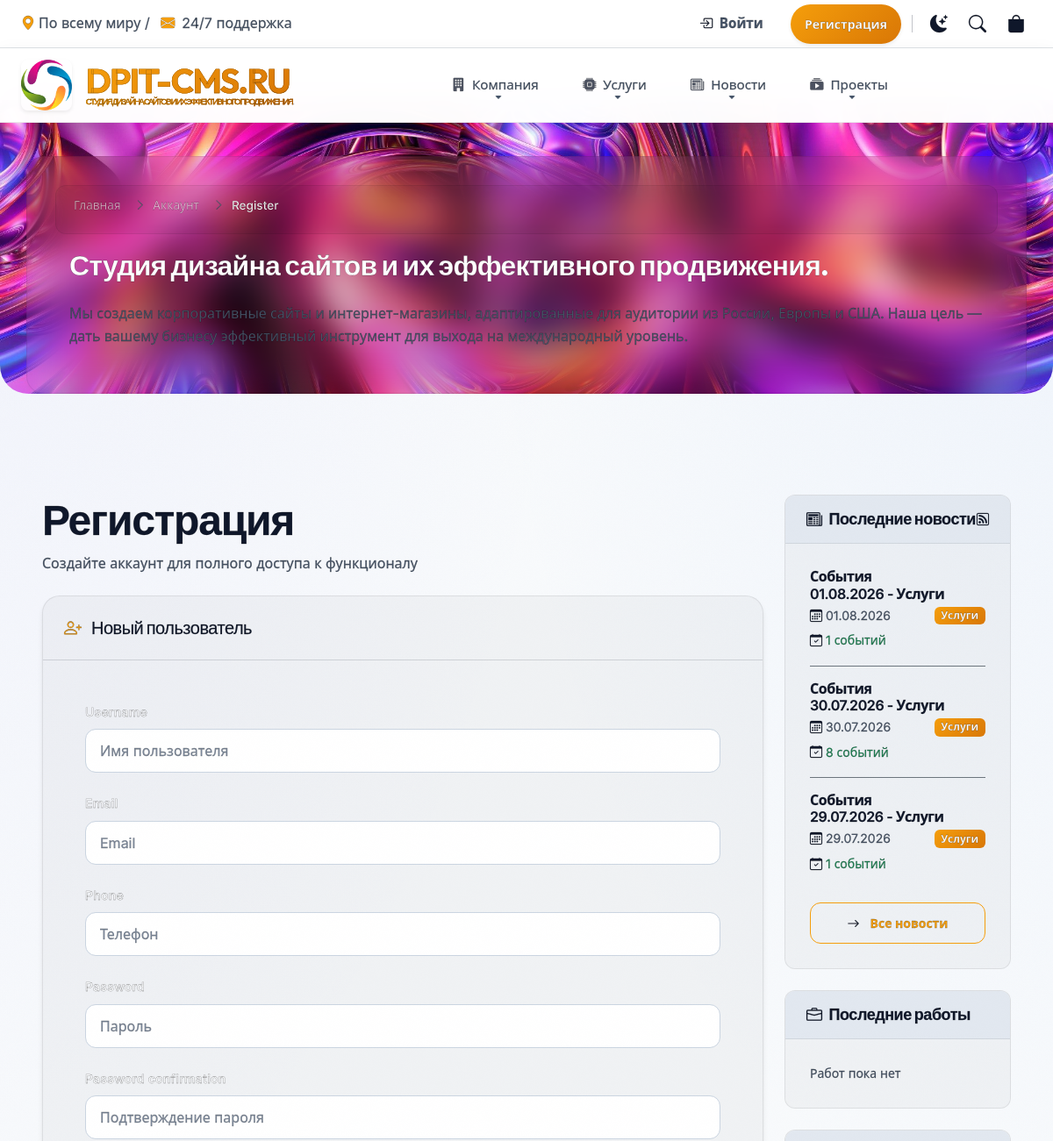
The page /accounts/register/ (upper part) on the database as committed earlier.
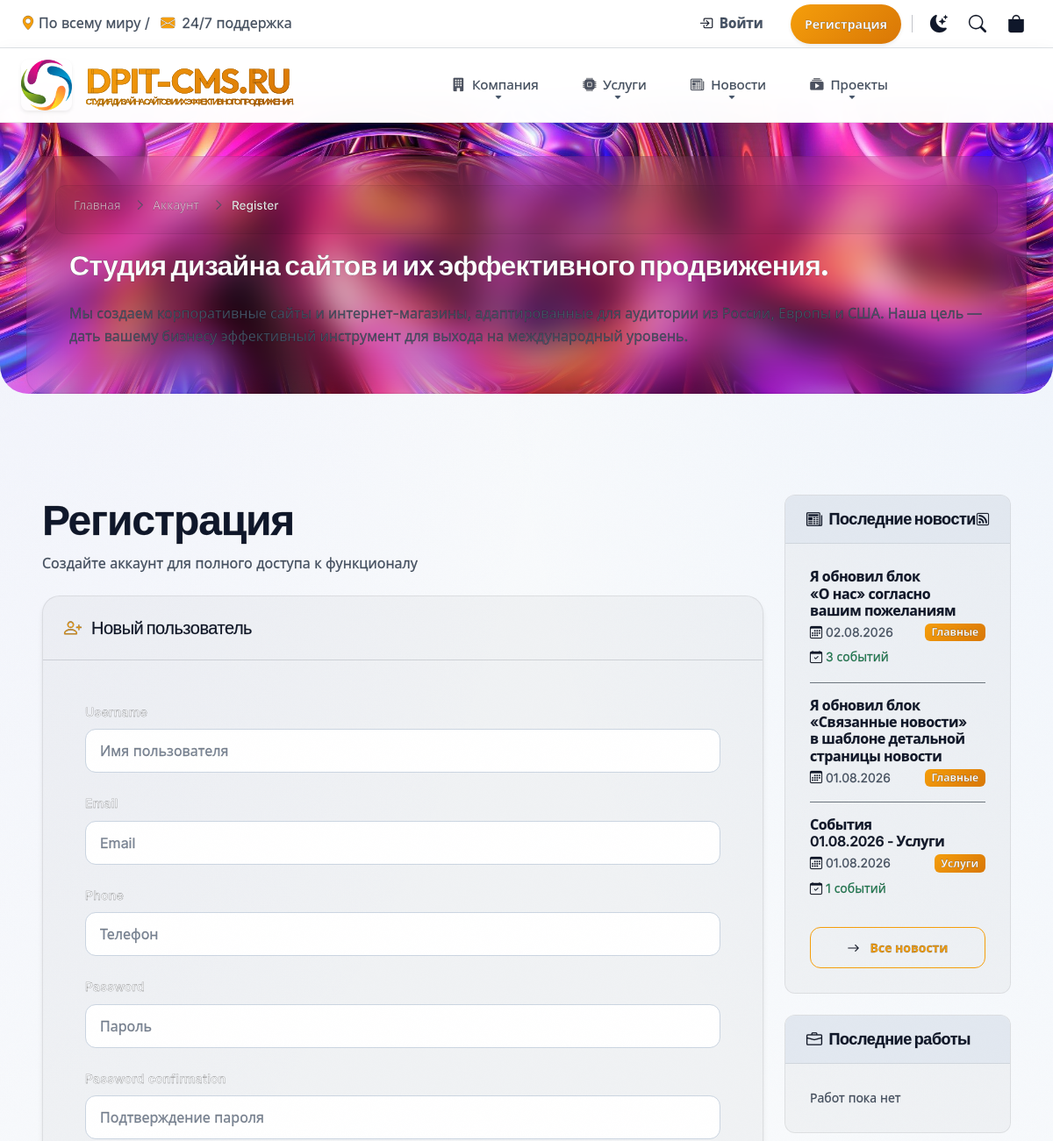
The same page on the database as committed later.
### news/models.py (models this page shows, shortened)
class News(ActiveModel, SEOModel, TimestampModel):
    title = models.CharField(max_length=200, verbose_name="Заголовок")
    slug = models.SlugField(unique=True, verbose_name="URL")
    category = models.ForeignKey(
        NewsCategory, on_delete=models.CASCADE, verbose_name="Категория"
    )
    news_date = models.DateField(
        default=timezone.now,
        verbose_name="Дата новости",
        help_text="Дата, к которой относятся события (год, месяц, день)"
    )
    image = models.ImageField(
        upload_to=RenameUploadTo("news/images/"),
        verbose_name="Изображение",
        blank=True,
        null=True
    )
    content = HTMLField(verbose_name="Контент", default="<p>Контент сайта</p>")
    views = models.IntegerField(default=0, verbose_name="Просмотры")
    class Meta:
        verbose_name = "Новость"
        verbose_name_plural = "Новости"
        ordering = ["-news_date", "-created_at"]
        unique_together = [['category', 'news_date']]

class NewsCategory(ActiveModel, SEOModel, HeaderModel):
    name = models.CharField(max_length=100, verbose_name="Название")
    slug = models.SlugField(unique=True, verbose_name="URL")
    logo = models.ImageField(upload_to=RenameUploadTo("news/categories/"), verbose_name="Логотип")
    description = models.TextField(verbose_name="Описание")
    content = HTMLField(verbose_name="Описание на странице", default="<p>Описание</p>")
    order = models.IntegerField(default=0, verbose_name="Порядок")
    class Meta:
        verbose_name = "Категория новостей"
        verbose_name_plural = "Категории новостей"
        ordering = ["order", "name"]

### accounts/views.py (the view)
# urls.py: path("register/", views.register_view, name="register"),
def register_view(request):
    if request.user.is_authenticated:
        return redirect("accounts:profile")
    if request.method == "POST":
        form = UserRegistrationForm(request.POST)
        if form.is_valid():
            user = form.save()
            login(request, user)
            messages.success(request, "Регистрация прошла успешно!")
            return redirect("accounts:profile")
    else:
        form = UserRegistrationForm()
    return render(request, "accounts/register.html", {"form": form})

### accounts/forms.py
class UserRegistrationForm(UserCreationForm):
    email = forms.EmailField(
        required=True,
        widget=forms.EmailInput(attrs={"class": "form-control", "placeholder": "Email"})
    )
    phone = forms.CharField(
        required=False,
        max_length=20,
        widget=forms.TextInput(attrs={"class": "form-control", "placeholder": "Телефон"})
    )
    captcha = CaptchaField(label="Капча")
    class Meta:
        model = User
        fields = ("username", "email", "phone", "password1", "password2")
        widgets = {
            "username": forms.TextInput(attrs={"class": "form-control", "placeholder": "Имя пользователя"}),
        }
    def __init__(self, *args, **kwargs):
        super().__init__(*args, **kwargs)
        self.fields["password1"].widget.attrs.update({"class": "form-control", "placeholder": "Пароль"})
        self.fields["password2"].widget.attrs.update({"class": "form-control", "placeholder": "Подтверждение пароля"})

### cart/cart.py (called while the page is built)
    def get_items(self):
        if not hasattr(self, '_items_cache'):
            self._items_cache = list(self.__iter__())
        return self._items_cache

### cart/context_processors.py (called while the page is built)
def cart(request):
    return {'cart': Cart(request)}

### accounts/templates/accounts/register.html (shortened to what this page needs)
{% extends "base.html" %}
{% load static %}
{% block extra_css %}
<link href="{% static 'accounts/css/accounts.css' %}" rel="stylesheet">
{% endblock %}
{% block content %}
<div class="row pb-200">
    <div class="col-12 animate-up">
        <div class="mb-4 text-left animate-up">
            <h1 class="display-5 fw-bold text-white mb-2">Регистрация</h1>
            <p class="text-muted">Создайте аккаунт для полного доступа к функционалу</p>
        </div>
        <div class="glass-card mb-5">
            <div class="card-header border-bottom border-secondary border-opacity-25 p-4 text-left">
                <h3 class="h5 mb-0 text-white"><i class="bi bi-person-plus text-primary me-2"></i> Новый пользователь</h3>
            </div>
            <div class="card-body p-4 p-md-5">
                <form method="post">
                    <div class="mb-4">
                        <label for="{{ form.username.id_for_label }}" class="form-label text-white-50">{{ form.username.label }}</label>
                        {{ form.username }}
                    </div>
                    <div class="mb-4">
                        <label for="{{ form.email.id_for_label }}" class="form-label text-white-50">{{ form.email.label }}</label>
                        {{ form.email }}
                    </div>
                    <div class="mb-4">
                        <label for="{{ form.phone.id_for_label }}" class="form-label text-white-50">{{ form.phone.label }}</label>
                        {{ form.phone }}
                    </div>
                    <div class="mb-4">
                        <label for="{{ form.password1.id_for_label }}" class="form-label text-white-50">{{ form.password1.label }}</label>
                        {{ form.password1 }}
                    </div>
                    <div class="mb-4">
                        <label for="{{ form.password2.id_for_label }}" class="form-label text-white-50">{{ form.password2.label }}</label>
                        {{ form.password2 }}
                    </div>
                </form>
            </div>
        </div>
    </div>
</div>
{% endblock %}

### templates/includes/sidebar/block_news.html
<div class="sidebar-card mb-4">
    <div class="sidebar-header d-flex justify-content-between align-items-center">
        <h5 class="mb-0 text-white"><i class="bi bi-newspaper me-2"></i>Последние новости</h5>
        <a href="{% url 'news:feed' %}" class="text-muted small" title="RSS лента">
            <i class="bi bi-rss"></i>
        </a>
    </div>
    <div class="card-body">
        {% for latest in latest_news %}
        <div class="mb-3 pb-3 {% if not forloop.last %}border-bottom border-secondary{% endif %}">
            <h6 class="fw-semibold mb-1">
                <a href="{% url 'news:detail' latest.slug %}" class="text-white text-decoration-none hover-primary">
                    {{ latest.title|truncatewords:10 }}
                </a>
            </h6>
            <div class="d-flex justify-content-between align-items-center">
                <small class="text-muted">
                    <i class="bi bi-calendar3 me-1"></i>{{ latest.news_date|date:"d.m.Y" }}
                </small>
                <span class="badge badge-category-name bg-primary">
                    {{ latest.category.name }}
                </span>
            </div>
            {% if latest.events.count > 0 %}
            <div class="mt-1">
                <small class="text-success">
                    <i class="bi bi-calendar-check me-1"></i>{{ latest.events.count }} событий
                </small>
            </div>
            {% endif %}
        </div>
        {% empty %}
        <p class="text-muted mb-0 small">Новости пока не опубликованы</p>
        {% endfor %}
        {% if latest_news %}
        <div class="text-center mt-2">
            <a href="{% url 'news:list' %}" class="btn btn-sm btn-outline-primary w-100">
                <i class="bi bi-arrow-right me-1"></i>Все новости
            </a>
        </div>
        {% endif %}
    </div>
</div>

Rows that differ between the two databases and show on the page:
no longer on this page (row unchanged): News: title "События 30.07.2026 - Услуги", news_date "30.07.2026", category.name "Услуги", events.count "8"
no longer on this page (row edited): News: title "События 29.07.2026 - Услуги", news_date "29.07.2026", category.name "Услуги", events.count "1"
added News: title "Я обновил блок «О нас» согласно вашим пожеланиям", news_date "02.08.2026", category.name "Главные", events.count "3"
added News: title "Я обновил блок «Связанные новости» в шаблоне детальной страницы новости", news_date "01.08.2026", category.name "Главные"
